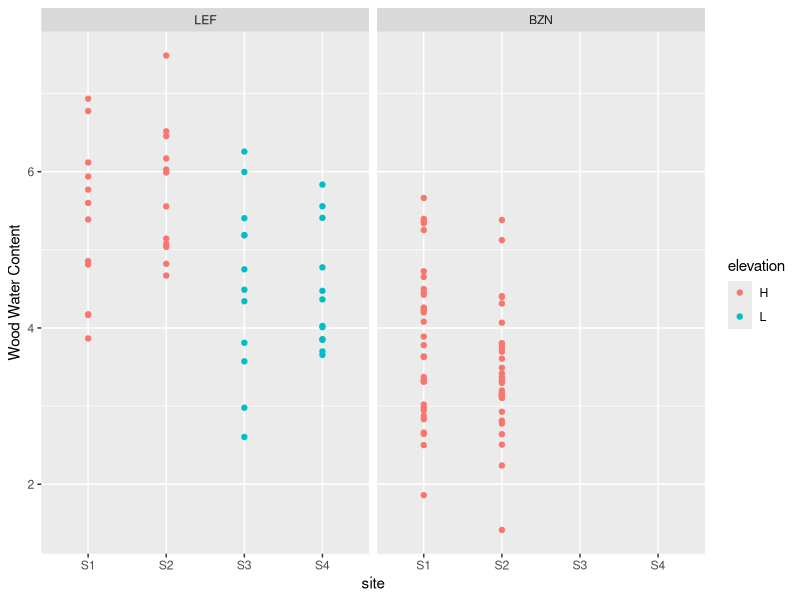

The R source for this figure: (Note: this script raises an error after producing the figure.)
library(dplyr)
library(ggplot2)
library(testthat)

# load simulated tree data
setwd("~/Projects/plotly-tests")
trees <- read.csv("sim_trees.csv") %>% 
  tbl_df() %>% 
  mutate(location = factor(location, levels = c("LEF", "BZN")), 
         loc_site = paste(location, site, sep = "_"))

# the plot
p1 <- qplot(site, m_c, data = trees, colour = elevation, facets = ~location) + 
  ylab("Wood Water Content")

# tests -----------------------------------------------

# structure of plot
test_that("Class of plot", {
  expect_output(str(p1), "List of 9")
  expect_equal(class(p1), c("gg", "ggplot"))
})

# checking labels
test_that("Correct labels", {
  expect_equal(p1$labels$y, "Wood Water Content")
  expect_equal(p1$labels$x, "site")
  expect_equal(p1$labels$colour, "elevation")
})

# checking that it's facetted by location
test_that("Correct facets", {
  expect_true(length(p1$facet) > 1)
  expect_equal(names(p1$facet$facets), "location")
})
